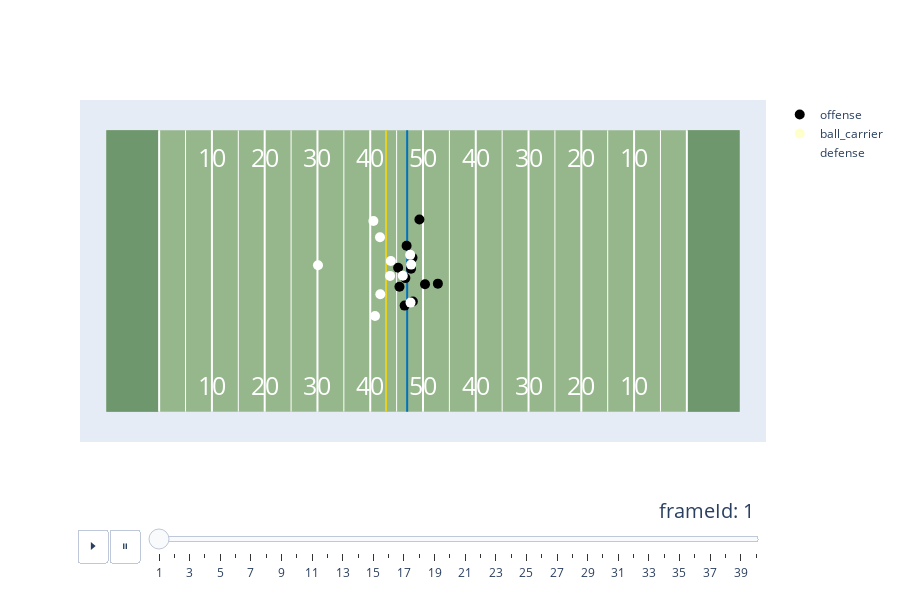

Source (notebook cell):
### Code cell
field.fig.show()

### Figure 1 — Plotly figure (JSON) as saved in the notebook; plotly's stock layout.template omitted (floating-point values rounded to 4 significant figures)
{"data": [{"hoverinfo": "none", "marker": {"color": "black", "size": 10}, "mode": "markers", "name": "offense", "type": "scatter", "x": [55.29, 58.01, 57.73, 56.52, 60.38, 62.82, 55.54, 59.32, 56.66, 58.08, 56.89], "y": [27.28, 29.17, 27.1, 20.09, 24.15, 24.25, 23.68, 36.4, 25.3, 20.87, 31.44]}, {"hoverinfo": "none", "marker": {"color": "yellow", "opacity": 0, "size": 10}, "mode": "markers", "name": "ball_carrier", "type": "scatter", "x": [0], "y": [0]}, {"hoverinfo": "none", "marker": {"color": "white", "size": 10}, "mode": "markers", "name": "defense", "type": "scatter", "x": [57.64, 50.6, 51.91, 51.85, 56.17, 40.1, 53.9, 57.75, 53.76, 50.91, 57.57], "y": [20.66, 36.13, 22.24, 33.03, 25.74, 27.74, 28.54, 27.86, 25.72, 18.12, 29.71]}], "layout": {"annotations": [{"font": {"color": "white", "size": 25}, "showarrow": false, "text": "10", "x": 20, "y": 48.3}, {"font": {"color": "white", "size": 25}, "showarrow": false, "text": "20", "x": 30, "y": 48.3}, {"font": {"color": "white", "size": 25}, "showarrow": false, "text": "30", "x": 40, "y": 48.3}, {"font": {"color": "white", "size": 25}, "showarrow": false, "text": "40", "x": 50, "y": 48.3}, {"font": {"color": "white", "size": 25}, "showarrow": false, "text": "50", "x": 60, "y": 48.3}, {"font": {"color": "white", "size": 25}, "showarrow": false, "text": "40", "x": 70, "y": 48.3}, {"font": {"color": "white", "size": 25}, "showarrow": false, "text": "30", "x": 80, "y": 48.3}, {"font": {"color": "white", "size": 25}, "showarrow": false, "text": "20", "x": 90, "y": 48.3}, {"font": {"color": "white", "size": 25}, "showarrow": false, "text": "10", "x": 100, "y": 48.3}, {"font": {"color": "white", "size": 25}, "showarrow": false, "text": "10", "x": 20, "y": 5}, {"font": {"color": "white", "size": 25}, "showarrow": false, "text": "20", "x": 30, "y": 5}, {"font": {"color": "white", "size": 25}, "showarrow": false, "text": "30", "x": 40, "y": 5}, {"font": {"color": "white", "size": 25}, "showarrow": false, "text": "40", "x": 50, "y": 5}, {"font": {"color": "white", "size": 25}, "showarrow": false, "text": "50", "x": 60, "y": 5}, {"font": {"color": "white", "size": 25}, "showarrow": false, "text": "40", "x": 70, "y": 5}, {"font": {"color": "white", "size": 25}, "showarrow": false, "text": "30", "x": 80, "y": 5}, {"font": {"color": "white", "size": 25}, "showarrow": false, "text": "20", "x": 90, "y": 5}, {"font": {"color": "white", "size": 25}, "showarrow": false, "text": "10", "x": 100, "y": 5}], "height": 600, "shapes": [{"fillcolor": "#96B78C", "layer": "below", "line": {"width": 0}, "type": "rect", "x0": 0, "x1": 120, "y0": 0, "y1": 53.3}, {"fillcolor": "#6F976D", "layer": "below", "line": {"width": 0}, "type": "rect", "x0": 0, "x1": 10, "y0": 0, "y1": 53.3}, {"fillcolor": "#6F976D", "layer": "below", "line": {"width": 0}, "type": "rect", "x0": 110, "x1": 120, "y0": 0, "y1": 53.3}, {"layer": "below", "line": {"color": "white", "width": 2}, "type": "line", "x0": 10, "x1": 10, "y0": 0, "y1": 53.3}, {"layer": "below", "line": {"color": "white", "width": 1}, "type": "line", "x0": 15, "x1": 15, "y0": 0, "y1": 53.3}, {"layer": "below", "line": {"color": "white", "width": 2}, "type": "line", "x0": 20, "x1": 20, "y0": 0, "y1": 53.3}, {"layer": "below", "line": {"color": "white", "width": 1}, "type": "line", "x0": 25, "x1": 25, "y0": 0, "y1": 53.3}, {"layer": "below", "line": {"color": "white", "width": 2}, "type": "line", "x0": 30, "x1": 30, "y0": 0, "y1": 53.3}, {"layer": "below", "line": {"color": "white", "width": 1}, "type": "line", "x0": 35, "x1": 35, "y0": 0, "y1": 53.3}, {"layer": "below", "line": {"color": "white", "width": 2}, "type": "line", "x0": 40, "x1": 40, "y0": 0, "y1": 53.3}, {"layer": "below", "line": {"color": "white", "width": 1}, "type": "line", "x0": 45, "x1": 45, "y0": 0, "y1": 53.3}, {"layer": "below", "line": {"color": "white", "width": 2}, "type": "line", "x0": 50, "x1": 50, "y0": 0, "y1": 53.3}, {"layer": "below", "line": {"color": "white", "width": 1}, "type": "line", "x0": 55, "x1": 55, "y0": 0, "y1": 53.3}, {"layer": "below", "line": {"color": "white", "width": 2}, "type": "line", "x0": 60, "x1": 60, "y0": 0, "y1": 53.3}, {"layer": "below", "line": {"color": "white", "width": 1}, "type": "line", "x0": 65, "x1": 65, "y0": 0, "y1": 53.3}, {"layer": "below", "line": {"color": "white", "width": 2}, "type": "line", "x0": 70, "x1": 70, "y0": 0, "y1": 53.3}, {"layer": "below", "line": {"color": "white", "width": 1}, "type": "line", "x0": 75, "x1": 75, "y0": 0, "y1": 53.3}, {"layer": "below", "line": {"color": "white", "width": 2}, "type": "line", "x0": 80, "x1": 80, "y0": 0, "y1": 53.3}, {"layer": "below", "line": {"color": "white", "width": 1}, "type": "line", "x0": 85, "x1": 85, "y0": 0, "y1": 53.3}, {"layer": "below", "line": {"color": "white", "width": 2}, "type": "line", "x0": 90, "x1": 90, "y0": 0, "y1": 53.3}, {"layer": "below", "line": {"color": "white", "width": 1}, "type": "line", "x0": 95, "x1": 95, "y0": 0, "y1": 53.3}, {"layer": "below", "line": {"color": "white", "width": 2}, "type": "line", "x0": 100, "x1": 100, "y0": 0, "y1": 53.3}, {"layer": "below", "line": {"color": "white", "width": 1}, "type": "line", "x0": 105, "x1": 105, "y0": 0, "y1": 53.3}, {"layer": "below", "line": {"color": "white", "width": 2}, "type": "line", "x0": 110, "x1": 110, "y0": 0, "y1": 53.3}, {"layer": "below", "line": {"color": "#0070C0", "width": 2}, "type": "line", "x0": 57, "x1": 57, "y0": 0, "y1": 53.3}, {"layer": "below", "line": {"color": "#E9D11F", "width": 2}, "type": "line", "x0": 53, "x1": 53, "y0": 0, "y1": 53.3}], "sliders": [{"active": 0, "currentvalue": {"font": {"size": 20}, "prefix": "frameId: ", "visible": true, "xanchor": "right"}, "len": 0.9, "pad": {"b": 10, "t": 50}, "steps": [{"args": [["1"], {"frame": {"duration": 50, "redraw": false}, "mode": "immediate", "transition": {"duration": 0}}], "label": "1", "method": "animate"}, {"args": [["2"], {"frame": {"duration": 50, "redraw": false}, "mode": "immediate", "transition": {"duration": 0}}], "label": "2", "method": "animate"}, {"args": [["3"], {"frame": {"duration": 50, "redraw": false}, "mode": "immediate", "transition": {"duration": 0}}], "label": "3", "method": "animate"}, {"args": [["4"], {"frame": {"duration": 50, "redraw": false}, "mode": "immediate", "transition": {"duration": 0}}], "label": "4", "method": "animate"}, {"args": [["5"], {"frame": {"duration": 50, "redraw": false}, "mode": "immediate", "transition": {"duration": 0}}], "label": "5", "method": "animate"}, {"args": [["6"], {"frame": {"duration": 50, "redraw": false}, "mode": "immediate", "transition": {"duration": 0}}], "label": "6", "method": "animate"}, {"args": [["7"], {"frame": {"duration": 50, "redraw": false}, "mode": "immediate", "transition": {"duration": 0}}], "label": "7", "method": "animate"}, {"args": [["8"], {"frame": {"duration": 50, "redraw": false}, "mode": "immediate", "transition": {"duration": 0}}], "label": "8", "method": "animate"}, {"args": [["9"], {"frame": {"duration": 50, "redraw": false}, "mode": "immediate", "transition": {"duration": 0}}], "label": "9", "method": "animate"}, {"args": [["10"], {"frame": {"duration": 50, "redraw": false}, "mode": "immediate", "transition": {"duration": 0}}], "label": "10", "method": "animate"}, {"args": [["11"], {"frame": {"duration": 50, "redraw": false}, "mode": "immediate", "transition": {"duration": 0}}], "label": "11", "method": "animate"}, {"args": [["12"], {"frame": {"duration": 50, "redraw": false}, "mode": "immediate", "transition": {"duration": 0}}], "label": "12", "method": "animate"}, {"args": [["13"], {"frame": {"duration": 50, "redraw": false}, "mode": "immediate", "transition": {"duration": 0}}], "label": "13", "method": "animate"}, {"args": [["14"], {"frame": {"duration": 50, "redraw": false}, "mode": "immediate", "transition": {"duration": 0}}], "label": "14", "method": "animate"}, {"args": [["15"], {"frame": {"duration": 50, "redraw": false}, "mode": "immediate", "transition": {"duration": 0}}], "label": "15", "method": "animate"}, {"args": [["16"], {"frame": {"duration": 50, "redraw": false}, "mode": "immediate", "transition": {"duration": 0}}], "label": "16", "method": "animate"}, {"args": [["17"], {"frame": {"duration": 50, "redraw": false}, "mode": "immediate", "transition": {"duration": 0}}], "label": "17", "method": "animate"}, {"args": [["18"], {"frame": {"duration": 50, "redraw": false}, "mode": "immediate", "transition": {"duration": 0}}], "label": "18", "method": "animate"}, {"args": [["19"], {"frame": {"duration": 50, "redraw": false}, "mode": "immediate", "transition": {"duration": 0}}], "label": "19", "method": "animate"}, {"args": [["20"], {"frame": {"duration": 50, "redraw": false}, "mode": "immediate", "transition": {"duration": 0}}], "label": "20", "method": "animate"}, {"args": [["21"], {"frame": {"duration": 50, "redraw": false}, "mode": "immediate", "transition": {"duration": 0}}], "label": "21", "method": "animate"}, {"args": [["22"], {"frame": {"duration": 50, "redraw": false}, "mode": "immediate", "transition": {"duration": 0}}], "label": "22", "method": "animate"}, {"args": [["23"], {"frame": {"duration": 50, "redraw": false}, "mode": "immediate", "transition": {"duration": 0}}], "label": "23", "method": "animate"}, {"args": [["24"], {"frame": {"duration": 50, "redraw": false}, "mode": "immediate", "transition": {"duration": 0}}], "label": "24", "method": "animate"}, {"args": [["25"], {"frame": {"duration": 50, "redraw": false}, "mode": "immediate", "transition": {"duration": 0}}], "label": "25", "method": "animate"}, {"args": [["26"], {"frame": {"duration": 50, "redraw": false}, "mode": "immediate", "transition": {"duration": 0}}], "label": "26", "method": "animate"}, {"args": [["27"], {"frame": {"duration": 50, "redraw": false}, "mode": "immediate", "transition": {"duration": 0}}], "label": "27", "method": "animate"}, {"args": [["28"], {"frame": {"duration": 50, "redraw": false}, "mode": "immediate", "transition": {"duration": 0}}], "label": "28", "method": "animate"}, {"args": [["29"], {"frame": {"duration": 50, "redraw": false}, "mode": "immediate", "transition": {"duration": 0}}], "label": "29", "method": "animate"}, {"args": [["30"], {"frame": {"duration": 50, "redraw": false}, "mode": "immediate", "transition": {"duration": 0}}], "label": "30", "method": "animate"}, {"args": [["31"], {"frame": {"duration": 50, "redraw": false}, "mode": "immediate", "transition": {"duration": 0}}], "label": "31", "method": "animate"}, {"args": [["32"], {"frame": {"duration": 50, "redraw": false}, "mode": "immediate", "transition": {"duration": 0}}], "label": "32", "method": "animate"}, {"args": [["33"], {"frame": {"duration": 50, "redraw": false}, "mode": "immediate", "transition": {"duration": 0}}], "label": "33", "method": "animate"}, {"args": [["34"], {"frame": {"duration": 50, "redraw": false}, "mode": "immediate", "transition": {"duration": 0}}], "label": "34", "method": "animate"}, {"args": [["35"], {"frame": {"duration": 50, "redraw": false}, "mode": "immediate", "transition": {"duration": 0}}], "label": "35", "method": "animate"}, {"args": [["36"], {"frame": {"duration": 50, "redraw": false}, "mode": "immediate", "transition": {"duration": 0}}], "label": "36", "method": "animate"}, {"args": [["37"], {"frame": {"duration": 50, "redraw": false}, "mode": "immediate", "transition": {"duration": 0}}], "label": "37", "method": "animate"}, {"args": [["38"], {"frame": {"duration": 50, "redraw": false}, "mode": "immediate", "transition": {"duration": 0}}], "label": "38", "method": "animate"}, {"args": [["39"], {"frame": {"duration": 50, "redraw": false}, "mode": "immediate", "transition": {"duration": 0}}], "label": "39", "method": "animate"}, {"args": [["40"], {"frame": {"duration": 50, "redraw": false}, "mode": "immediate", "transition": {"duration": 0}}], "label": "40", "method": "animate"}], "transition": {"duration": 50, "easing": "cubic-in-out"}, "x": 0.1, "xanchor": "left", "y": 0, "yanchor": "top"}], "updatemenus": [{"buttons": [{"args": [null, {"frame": {"duration": 50, "redraw": false}, "fromcurrent": true, "transition": {"duration": 0}}], "label": "⏵", "method": "animate"}, {"args": [[null], {"frame": {"duration": 0, "redraw": false}, "mode": "immediate", "transition": {"duration": 0}}], "label": "⏸", "method": "animate"}], "direction": "left", "pad": {"r": 10, "t": 87}, "showactive": false, "type": "buttons", "x": 0.1, "xanchor": "right", "y": 0, "yanchor": "top"}], "xaxis": {"range": [-5, 125], "visible": false}, "yaxis": {"range": [-5, 58.3], "scaleanchor": "x", "scaleratio": 1, "visible": false}}}
